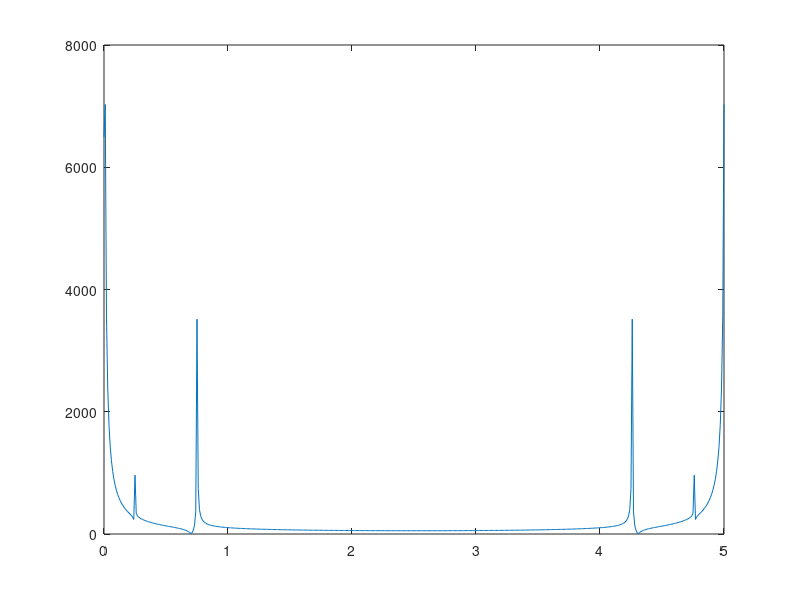

Reproduce this figure in MATLAB. (Note: this script raises an error after producing the figure.)
T=5;
t=0:0.01:T;

n=length(t);
y=dlmread('f10.txt',' ');

ff=abs(fft(y));
df=1/T;

figure('Color','w');
plot(t,ff)


fr=[];
for i=5:round(n/2)
    if ((ff(i-1)<ff(i)) & ff(i+1)<ff(i) )
        fr=[fr;(i-1)*df];
    end
end
fr

A=[];
for i=0:0.01:T
    tm=[i*i*i, i*i, i];
    for j=1:length(fr)
        tm=[tm,sin(2*pi*fr(j)*i)];
    end

    tm=[tm,1];
    A=[A;tm];
end

X=grav(A)*(y')

figure('Color','w');
plot(t,A*X)

figure('Color','w');
subplot(2,1,1), plot(t,A*X)
subplot(2,1,2), plot(t,y)
